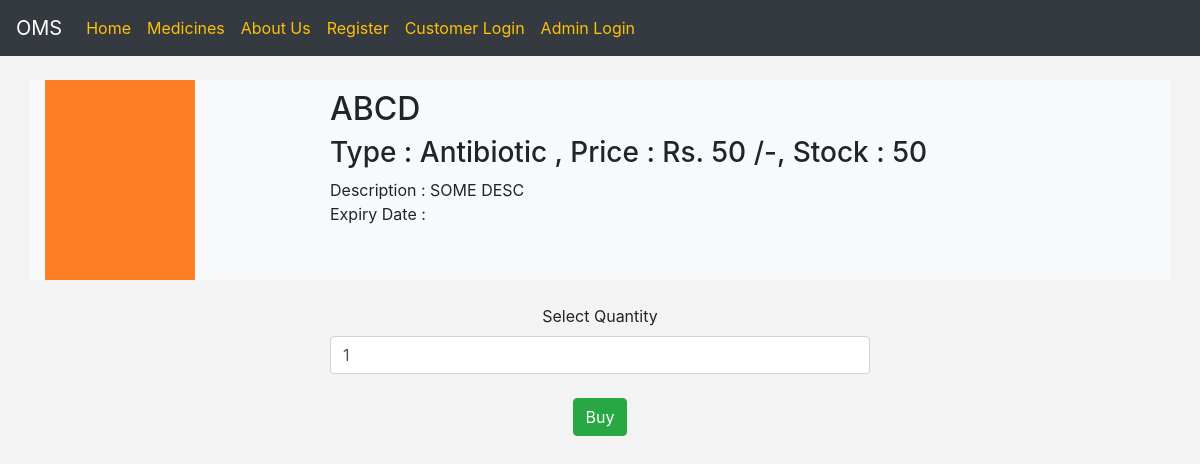
Page /OMS/buy_now.php?id=1 on the committed database.
### tables this page shows
CREATE TABLE `products` (
  `id` int(10) NOT NULL,
  `category` int(10) NOT NULL DEFAULT '0',
  `product_name` varchar(255) DEFAULT NULL,
  `product_image` varchar(255) DEFAULT NULL,
  `description` text,
  `cost` varchar(30) NOT NULL DEFAULT '0',
  `stock` int(10) NOT NULL DEFAULT '0',
  `expiry_date` varchar(50) DEFAULT NULL,
  `user_id` int(10) NOT NULL,
  `status` int(1) NOT NULL DEFAULT '1'
);

### OMS/buy_now.php (the view, shortened to what this page needs)
<?php
include 'header.php';
include 'db.php';
include 'nor_menu.php';
$cname = array();
$sql = "SELECT * FROM category";
$result = mysqli_query($conn,$sql);
while($row = mysqli_fetch_assoc($result)){
	$cname[$row['id']] = $row['category_name'];
}
$sql = "SELECT * FROM products WHERE status = 1 and id =".$_GET['id'];
$result = mysqli_query($conn,$sql);
$tdata = "";
if(mysqli_num_rows($result) > 0){
	while($row = mysqli_fetch_assoc($result)){
		$tdata .= "<div class='row bg-light'>
						<h2></h2>
						<div class='col-sm-3'>
							<img src='".$row['product_image']."' style='width:150px;' />
						</div>
						<div class='col-sm-9'>
							<div class='row' style='padding-top: 10px;'>
								<div class='col-sm-12'><h2>".$row['product_name']."</h2></div>
								<hr>
								<div class='col-sm-12'><h3>Type : ".$cname[$row['category']]." , Price : Rs. ".$row['cost']." /-, Stock : ".$row['stock']."</h3></div>
								<div class='col-sm-12'>Description : ".$row['description']." <br> Expiry Date : ".$row['expiry_date']."</div>
							</div>
						</div>
					</div>
					<br>
					";
		if($row['stock'] > 0){
			$tdata .= "<div class='row'>
						<div class='col-sm-6 offset-sm-3 text-center'>
							<form  action='pay_now.php' method='POST'>
								<label>Select Quantity</label>
								<input class='form-control' name='qty' id='qty' type='number' min = '1' max = '".$row['stock']."' value='1' required/>
								<input type='hidden' name='pid' id='pid' value='".$_GET['id']."' >
								<input type='hidden' name='price' id='price' value='".$row['cost']."' >
								<br>
								<input class='btn btn-success' type='submit' name='sbt' id = 'sbt' value='Buy' />
							</form>
						</div>
					</div>";
		}else{
			$tdata .= "<div class='row'>
						<div class='col-sm-6 offset-sm-3 text-center'>
							<h2>OUT OF STOCK</H2>
						</div>
					</div>";
		}
	}
}else{
	$tdata = "<div class='row'><div class='col-sm-12'>No records found</div></div>";
}
?>
<div class="container">
	<br>
		<?php echo $tdata; ?>
</div>
<?php
include 'footer.php';
?>

### OMS/css/custom.css (style rules this page uses)
body { padding: 0px; margin: 0px; background: #f3f3f3; }

### rows in the picture
products: product_image (picture), product_name "ABCD", category "Antibiotic", cost "50", stock "50", description "SOME DESC"
